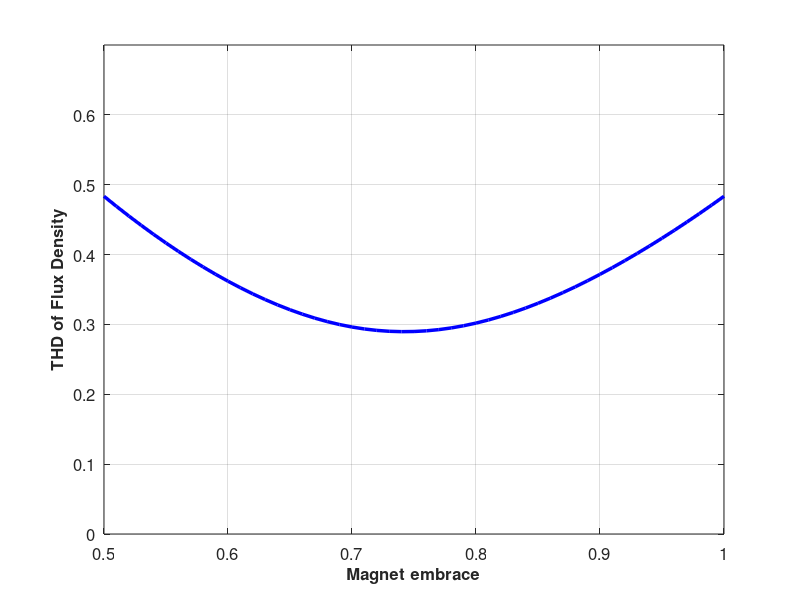

Source code (MATLAB):
% Number of stator slots
Qs = 24;
% Number of pole pairs
pp = 10;
% Number of poles
p = 2*pp;
% Number of phases
m = 4;
% Number of modules
n = 4;
% Electrical periodicity of the machine
t = gcd(pp,Qs)
% Must be an integer
sp = Qs/(m*t*n);
% Coil span
yq = round(Qs/(p))
% When the coil throw equals one slot, yq = 1,
% the coil windings do not overlap and 
% the end-winding length is kept at its minimum.

% Layer number
nl = 2;
% Group
Ngrp = abs(Qs-p);
% number of coils per group
Ncpg = (nl*Qs)/(2*m*Ngrp);

p/Qs; % for kw

per = gcd(p,Qs)
% At no load, in order for the radial forces to be regularly distributed,
% it suffices that the greatest common divisor of the number of poles 
% and slots is greater than 1, gcd(2p,Q) > 1.

% Cogging torque
% The number of cogging torque periods per slot-pitch
Np = p/(per)

Qs/t;
Qs/(2*t);

num = (1:10);
% 1-layer harmonics
v1 = (2*num-1)*t;

% 2-layer harmonics
v2 = (2*num-1)*t;

% 1-layer
Qs/(2*m*t);
% 2-layer
Qs/(m*t);


%%
% Magnet embrace
%em = 0.78;
em = 0.5:0.01:1;

Y = sqrt(em); % rms
Y1 = 2*sqrt(2)./pi*sin(em*pi/2); % rms
THDy = sqrt(Y.^2-Y1.^2)./Y1;

figure;
plot(em,THDy,'b-','Linewidth',2.5);
grid on;
set(gca,'FontSize',12);
xlabel('Magnet embrace','FontSize',12,'FontWeight','Bold');
ylabel('THD of Flux Density','FontSize',12,'FontWeight','Bold');
ylim([0 0.7]);



